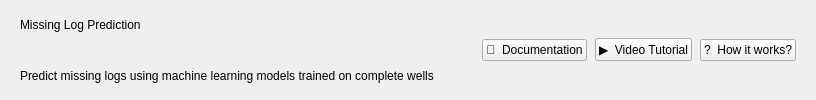
    <widget class="QFrame" name="headerFrame">
     <layout class="QHBoxLayout" name="headerHL">
      <property name="leftMargin">
      <number>20</number>
     </property>
     <property name="topMargin">
      <number>0</number>
     </property>
     <property name="rightMargin">
      <number>20</number>
     </property>
     <property name="bottomMargin">
      <number>0</number>
     </property>
      <property name="spacing"><number>8</number></property>
      <item>
       <layout class="QVBoxLayout" name="headerTitleVL">
        <property name="spacing"><number>2</number></property>
        <item>
         <widget class="QLabel" name="lblPageTitle">
          <property name="text"><string>Missing Log Prediction</string></property>
         </widget>
        </item>
        <item>
         <widget class="QLabel" name="lblPageSub">
          <property name="text"><string>Predict missing logs using machine learning models trained on complete wells</string></property>
         </widget>
        </item>
       </layout>
      </item>
      <item>
       <spacer>
        <property name="orientation"><enum>Qt::Horizontal</enum></property>
        <property name="sizeHint" stdset="0"><size><width>40</width><height>20</height></size></property>
       </spacer>
      </item>
      <item>
       <widget class="QPushButton" name="btnDocumentation">
        <property name="objectName"><string>btnSecondary</string></property>
        <property name="text"><string>📄  Documentation</string></property>
        <property name="minimumWidth"><number>130</number></property>
       </widget>
      </item>
      <item>
       <widget class="QPushButton" name="btnVideoTutorial">
        <property name="objectName"><string>btnSecondary</string></property>
        <property name="text"><string>▶  Video Tutorial</string></property>
       </widget>
      </item>
      <item>
       <widget class="QPushButton" name="btnHowItWorks">
        <property name="objectName"><string>btnOutline</string></property>
        <property name="text"><string>?  How it works?</string></property>
       </widget>
      </item>
     </layout>
    </widget>
